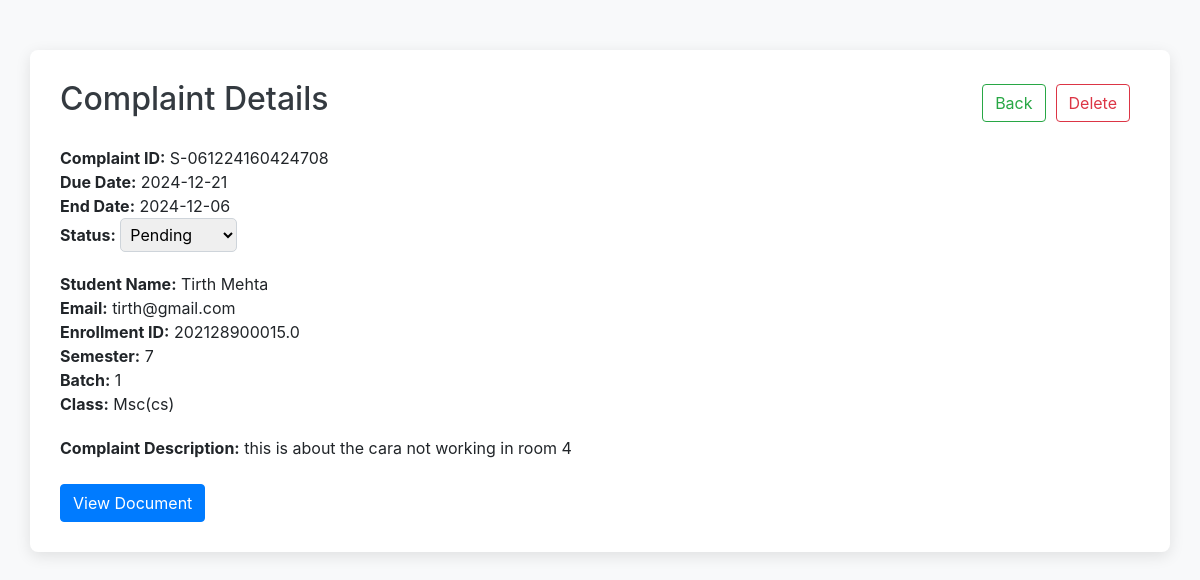
Page /faculty/faculty_fetch_complaints.php?complaint_id=20 (signed in) on the committed database.
### tables this page shows
CREATE TABLE `complaints` (
  `complaint_id` int(5) NOT NULL,
  `Comp_ID` varchar(30) NOT NULL,
  `Complaint_Cat_ID` int(5) DEFAULT NULL,
  `complaint_description` varchar(200) DEFAULT NULL,
  `Complaint_Document` varchar(100) DEFAULT NULL,
  `complaint_datetime` datetime DEFAULT NULL,
  `Due_Date` date DEFAULT NULL,
  `End_Date` date DEFAULT NULL,
  `status` enum('pending','processing','resolved') DEFAULT 'pending',
  `Student_ID` int(5) DEFAULT NULL,
  `faculty_id` int(11) DEFAULT NULL,
  `F_Comp_ID` int(5) DEFAULT NULL
);

CREATE TABLE `users` (
  `user_id` int(5) NOT NULL,
  `firstname` varchar(30) NOT NULL,
  `lastname` varchar(30) NOT NULL,
  `email` varchar(50) NOT NULL,
  `password` varchar(255) NOT NULL,
  `role` enum('admin','student','faculty') NOT NULL
);

CREATE TABLE `student` (
  `student_id` int(5) NOT NULL,
  `user_id` int(5) DEFAULT NULL,
  `enrollment_id` varchar(15) NOT NULL,
  `phone` varchar(15) NOT NULL,
  `class` varchar(30) NOT NULL,
  `semester` int(2) NOT NULL,
  `batch` int(2) NOT NULL
);

### faculty/faculty_fetch_complaints.php (the view, shortened to what this page needs)
<!DOCTYPE html>
<html lang="en">
<head>
    <link rel="stylesheet" href="https://stackpath.bootstrapcdn.com/bootstrap/4.5.2/css/bootstrap.min.css">
</head>
<body>
    <div class="container">
        <?php
        include '../php/config.php';
        if (isset($_GET['complaint_id'])) {
            $complaintId = $_GET['complaint_id'];
            $sql = "SELECT * FROM complaints WHERE complaint_id = $complaintId";
            $result = $con->query($sql);
            if ($result && $result->num_rows > 0) {
                $row = $result->fetch_assoc();
                echo "<div class='complaint-header'>";
                echo "<h2>Complaint Details</h2>";
                echo "<div>";
                echo "<a href='faculty_complaintlist.php' class='btn btn-outline-success btn-action'>Back</a>";
                echo "<button class='btn btn-outline-danger btn-action' onclick='deleteUser({$row['complaint_id']})'>Delete</button>";
                echo "</div>";
                echo "</div>";
                echo "<div class='complaint-details'>";
                echo "<div class='complaint-info'>";
                echo "<strong>Complaint ID:</strong> {$row['Comp_ID']}<br>";
                echo "<strong>Due Date:</strong> {$row['Due_Date']}<br>";
                echo "<strong>End Date:</strong> {$row['End_Date']}<br>";
                echo "<strong>Status:</strong> ";
                echo "<select class='status-dropdown' onchange='updateStatus(this.value, {$row['complaint_id']}, \"{$row['Student_ID']}\", \"{$row['Comp_ID']}\")'>";
                $statusOptions = ['Pending', 'Processing', 'Resolved'];
                foreach ($statusOptions as $option) {
                    $selected = ($row['status'] === $option) ? 'selected' : '';
                    echo "<option value='$option' $selected>$option</option>";
                }
                echo "</select>";
                echo "</div>";
                $studentId = $row['Student_ID'];
                $studentSql = "
                    SELECT u.firstname, u.lastname, u.email, s.enrollment_id, s.semester, s.batch, s.class
                    FROM complaints AS c
                    INNER JOIN student AS s ON c.Student_ID = s.student_id
                    INNER JOIN users AS u ON s.user_id = u.user_id
                    WHERE c.Student_ID = $studentId
                ";
                $studentResult = $con->query($studentSql);
                if ($studentResult && $studentResult->num_rows > 0) {
                    $studentRow = $studentResult->fetch_assoc();
                    $firstName = $studentRow['firstname'];
                    $lastName = $studentRow['lastname'];
                    $email = $studentRow['email'];
                    $enrollmentId = $studentRow['enrollment_id'];
                    $semester = $studentRow['semester'];
                    $batch = $studentRow['batch'];
                    $class = $studentRow['class'];
                    echo "<div class='student-info'>";
                    echo "<strong>Student Name:</strong> $firstName $lastName<br>";
                    echo "<strong>Email:</strong> $email<br>";
                    echo "<strong>Enrollment ID:</strong> $enrollmentId<br>";
                    echo "<strong>Semester:</strong> $semester<br>";
                    echo "<strong>Batch:</strong> $batch<br>";
                    echo "<strong>Class:</strong> $class<br>";
                    echo "</div>";
                } else {
                    echo "<div class='student-info'><strong>Student Details:</strong> Not found<br></div>";
                }
                echo "<strong>Complaint Description:</strong> {$row['complaint_description']}<br>";
                echo "<div class='mt-4'>";
                if (!empty($row['Complaint_Document'])) {
                    $documentName = $row['Complaint_Document'];
                    echo "<a href='../{$documentName}' class='btn btn-primary' target='_blank'>View Document</a>";
                } else {
                    echo "<span>No document available</span>";
                }
                echo "</div>";
                echo "</div>";
            } else {
                echo "<p class='text-danger'>Complaint not found.</p>";
            }
        } else {
            echo "<p class='text-danger'>Complaint ID not provided.</p>";
        }
        ?>
    </div>
</body>
</html>

### faculty/faculty_fetch_complaints.php (style rules this page uses)
body { background-color: #f8f9fa; }
.container { margin-top: 50px; background: #ffffff; border-radius: 8px; box-shadow: 0 4px 15px rgba(0, 0, 0, 0.1); padding: 30px; }
.complaint-header { display: flex; justify-content: space-between; align-items: center; }
.complaint-details { margin-top: 20px; }
.student-info, .complaint-info { margin-bottom: 20px; }
.btn-action { margin-right: 10px; }
.status-dropdown { padding: 5px; border-radius: 5px; border: 1px solid #ced4da; }
h2 { color: #343a40; }

### rows in the picture
complaints: Comp_ID "S-061224160424708", Due_Date "2024-12-21", End_Date "2024-12-06", complaint_id+Student_ID+Comp_ID "Pending", complaint_description "this is about the cara not working in room 4"
users: firstname "Tirth", lastname "Mehta", email "tirth@gmail.com"
student: enrollment "202128900015.0", semester "7", batch "1", class "Msc(cs)"
